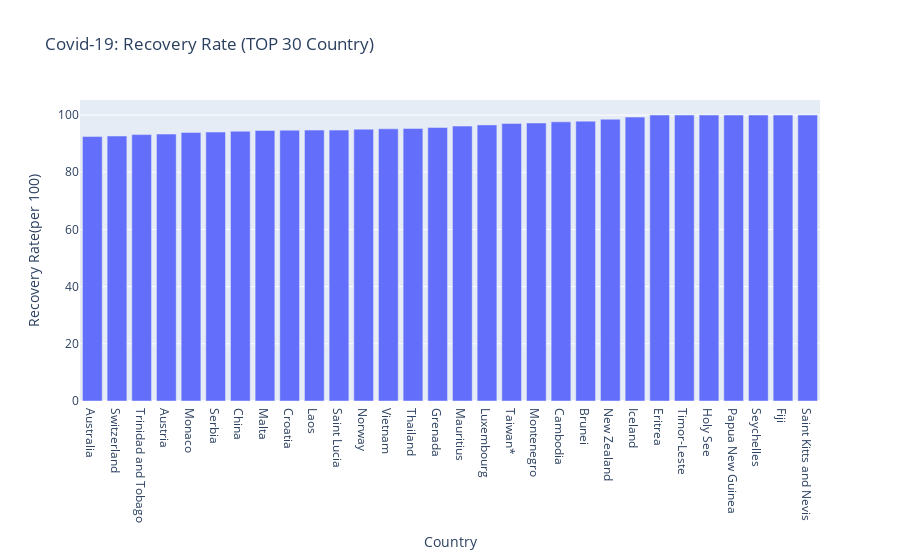

This figure's notebook cell:
### Code cell
fig = px.bar(data_frame = covid_19,
                 x =covid_19.sort_values('Recovery Rate(per 100)')['Recovery Rate(per 100)'].index[-30:],
                 y =covid_19.sort_values('Recovery Rate(per 100)')['Recovery Rate(per 100)'].values[-30:],
                 title = 'Covid-19: Recovery Rate (TOP 30 Country)')

fig.update_xaxes(title_text = 'Country')
fig.update_yaxes(title_text = 'Recovery Rate(per 100)')

### Figure 1 — Plotly figure (JSON) as saved in the notebook; plotly's stock layout.template omitted (floating-point values rounded to 4 significant figures)
{"data": [{"alignmentgroup": "True", "hovertemplate": "x=%{x}<br>y=%{y}<extra></extra>", "legendgroup": "", "marker": {"color": "#636efa"}, "name": "", "offsetgroup": "", "orientation": "v", "showlegend": false, "textposition": "auto", "type": "bar", "x": ["Australia", "Switzerland", "Trinidad and Tobago", "Austria", "Monaco", "Serbia", "China", "Malta", "Croatia", "Laos", "Saint Lucia", "Norway", "Vietnam", "Thailand", "Grenada", "Mauritius", "Luxembourg", "Taiwan*", "Montenegro", "Cambodia", "Brunei", "New Zealand", "Iceland", "Eritrea", "Timor-Leste", "Holy See", "Papua New Guinea", "Seychelles", "Fiji", "Saint Kitts and Nevis"], "xaxis": "x", "y": [92.47, 92.66, 93.16, 93.35, 93.94, 94.06, 94.36, 94.6, 94.7, 94.74, 94.74, 95.06, 95.18, 95.32, 95.65, 96.14, 96.56, 97.07, 97.22, 97.62, 97.87, 98.54, 99.28, 100, 100, 100, 100, 100, 100, 100], "yaxis": "y"}], "layout": {"barmode": "relative", "legend": {"tracegroupgap": 0}, "title": {"text": "Covid-19: Recovery Rate (TOP 30 Country)"}, "xaxis": {"anchor": "y", "domain": [0, 1], "title": {"text": "Country"}}, "yaxis": {"anchor": "x", "domain": [0, 1], "title": {"text": "Recovery Rate(per 100)"}}}}
